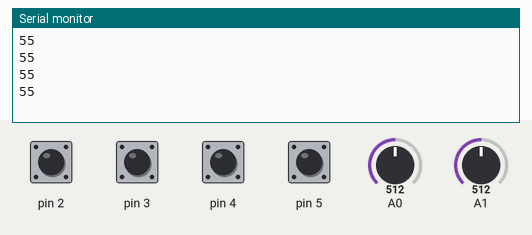
Bench run of a sketch on a simulated Arduino Uno, built with avr-gcc and run on an emulated ATmega328P. Parts: the last lines printed to the serial monitor. Inputs (shaded band) come from the test bench; at power-on: pin 2–5 HIGH, A0 = 512, A1 = 512. No radio packets arrive unless stated.

Above: at 1.2 s.
1.3 s: A0 set to 716
At 1.72 s:
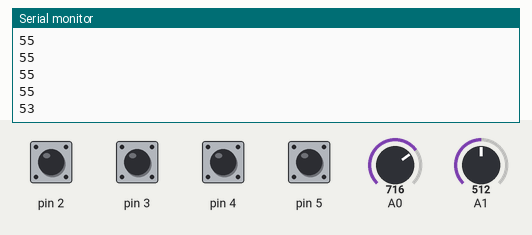
2.8 s: A1 set to 716
At 2.93 s:
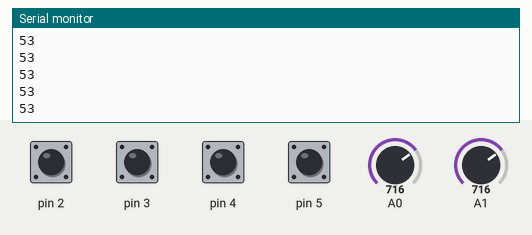
4.3 s: pin 2 pulled LOW for 0.35 s
At 4.74 s:
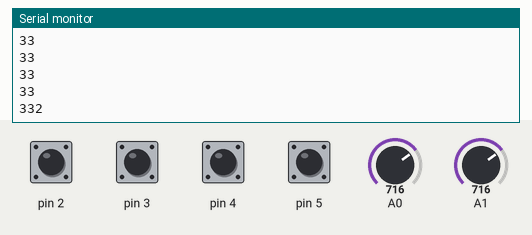
6.1 s: pin 3 pulled LOW for 0.35 s
At 6.55 s:
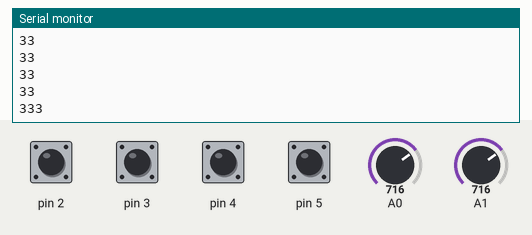
7.9 s: pin 4 pulled LOW for 0.35 s
At 8.36 s:
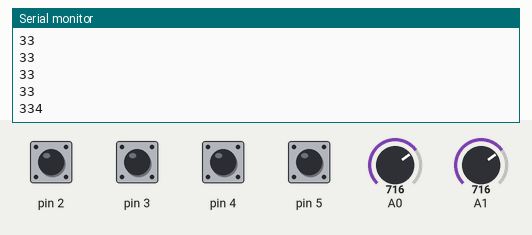
9.7 s: pin 5 pulled LOW for 0.35 s
At 10.17 s:
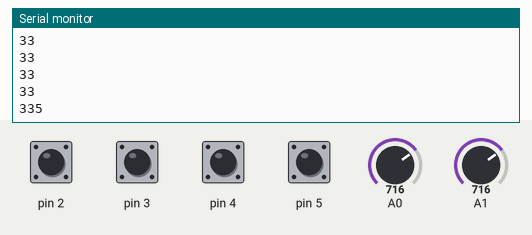
Timing chart, 0 to 12.5 s (numbered marks = the images above; inputs shaded):
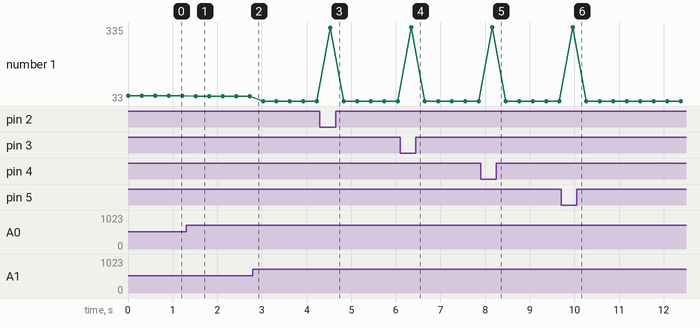

Measured:
- after the input at 1.3 s, the serial monitor: prints a new line after 0.22 s (image 1)
- after the input at 4.3 s, the serial monitor: prints a new line after 0.23 s (image 3)
- after the input at 6.1 s, the serial monitor: prints a new line after 0.25 s (image 4)
- after the input at 7.9 s, the serial monitor: prints a new line after 0.26 s (image 5)
- after the input at 9.7 s, the serial monitor: prints a new line after 0.27 s (image 6)
- plotted number 1: 55 → 53 after the input at 1.3 s, 53 → 33 after the input at 2.8 s

The sketch:

Transmitter.ino
```cpp
  #include <SPI.h>
#include <nRF24L01.h>
#include <RF24.h>

RF24 radio(9, 10);

const byte rxAddr[6] = "00001";
char message[4];

void setup()
{
  Serial.begin(9600);
  for(uint8_t button = 2; button <= 5; button ++){
      pinMode(button, INPUT_PULLUP);
  }

  radio.begin();
  radio.setRetries(15, 15);
  radio.openWritingPipe(rxAddr);

  radio.stopListening();

}

void loop()
{
  message[2] = 0;
  uint8_t y = map(analogRead(A1), 0, 1023, 9, 0);
  uint8_t x = map(analogRead(A0), 0, 1023, 9, 0);
  message[0] = y + '0';
  message[1] = x + '0';
  for(int i = 2; i < 6; i ++){
    if(!digitalRead(i)){
      message[2] = i+'0';
    }
  }
   Serial.println(message);

   radio.write(&message, sizeof(message));
  delay(300);
}
```
